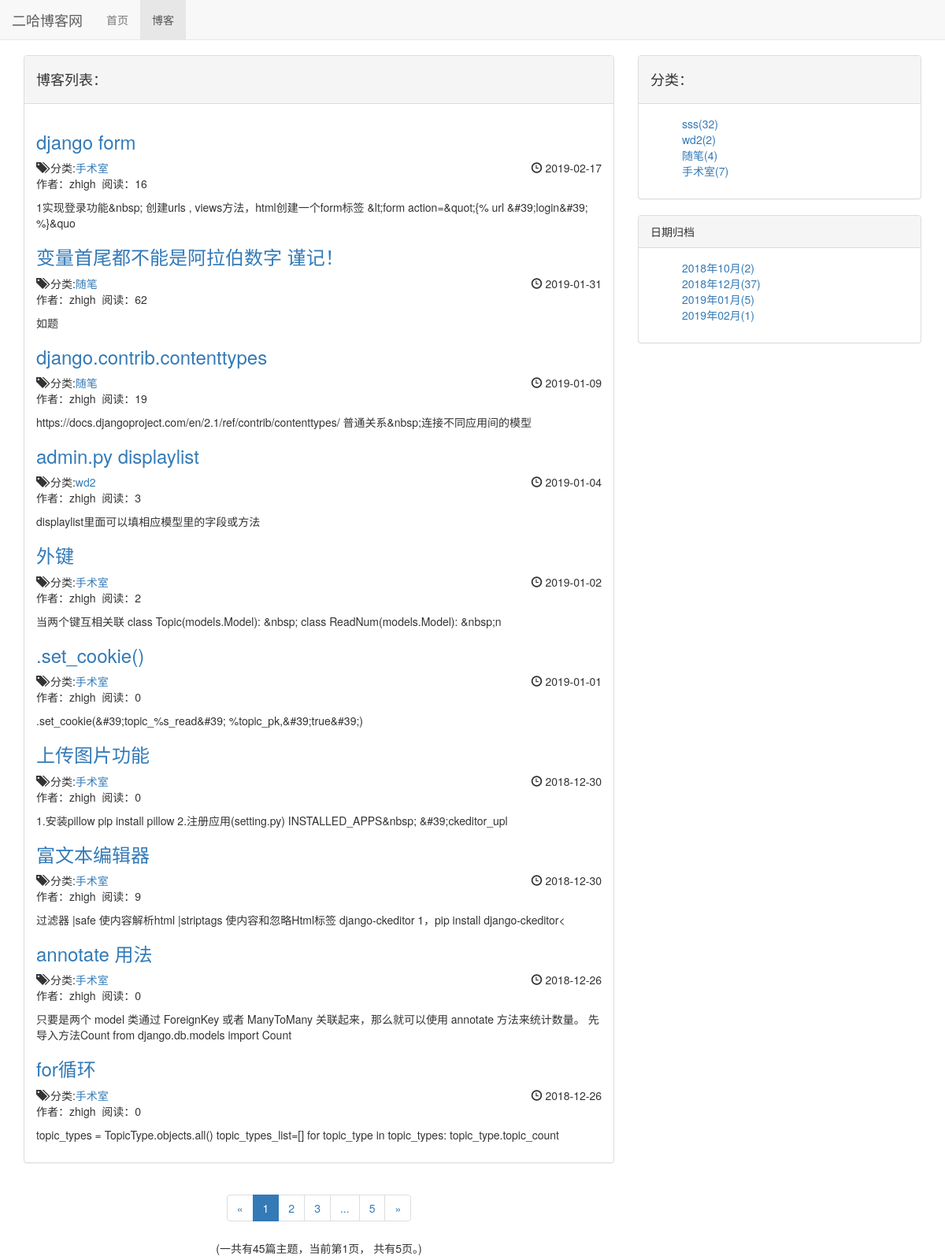
Page /topics/ on the committed database.
### learning/models.py (models this page shows, shortened)
class Topic(models.Model,ReadNumExpandMethod):
    title = models.CharField(max_length=50)
    Topic_Type = models.ForeignKey(TopicType,on_delete = models.DO_NOTHING)
    content = RichTextUploadingField()
    author = models.ForeignKey(User,on_delete=models.DO_NOTHING)
    read_details = GenericRelation(ReadDetail)
    create_time = models.DateTimeField(auto_now_add=True)
    last_update_time = models.DateTimeField(auto_now_add=True)
    class Meta:
        ordering = ['-create_time']

class TopicType(models.Model):
    type_name = models.CharField(max_length=15)
    def __str__(self):
        return self.type_name

### read_statistics/models.py (models this page shows)
class ReadNum(models.Model):
    read_num = models.IntegerField(default=0)
    content_type = models.ForeignKey(ContentType, on_delete=models.DO_NOTHING)
    object_id = models.PositiveIntegerField()
    content_object = GenericForeignKey('content_type', 'object_id')

### learning/views.py (the view)
# urls.py: path('',views.topic_list,name='topic_list'),
def topic_list(request):
    topics_all_list= Topic.objects.all()
    context = get_topic_list_common_data(request,topics_all_list)
    return render(request,'topic_list.html',context)

### read_statistics/models.py (called while the page is built)
    def get_read_num(self):
        try:
            ct = ContentType.objects.get_for_model(self)
            readnum = ReadNum.objects.get(content_type=ct, object_id=self.pk)
            return readnum.read_num
        except exceptions.ObjectDoesNotExist:
            return 0

### learning/templates/topic_list.html (shortened to what this page needs)
{% extends "base.html" %}
{% load static %}
{% block nav_topic_active %}active{% endblock %}
{% block css %}
<link rel="stylesheet" href="{% static 'learning/topic_list.css' %}">
{% endblock css %}
{% block content%}
  <div class="container">
    <div class="row">
      <div class="col-md-8">
        <div class="panel panel-default">
          <div class="panel-heading">
            <h3 class="panel-title">
              {% block topic_list_title %}
                <h4>博客列表：</h4>
              {% endblock topic_list_title %}
            </h3>
          </div>
          <div class="panel-body">
            <p>
            {%for topic in page_of_topics%}
              <div class="topic">
                <a href="{% url 'topic_detail' topic.pk %}">
                  <h3>{{ topic.title }}</h3>
                </a>
                <div class="topic-info">
                  <span class="glyphicon glyphicon-tags" aria-hidden="true"></span>
                  分类:<a href="{% url 'topics_with_type' topic.Topic_Type.pk %}">{{topic.Topic_Type}}</a>
                  <div style="display: inline-block;float: right;">
                    <span class="glyphicon glyphicon-time" aria-hidden="true"></span>
                    {{topic.create_time|date:"Y-m-d"}}
                  </div>
                </div>
                <p>作者：{{topic.author}} &nbsp;阅读：{{topic.get_read_num}}</p>
                <p>{{topic.content|truncatechars:120|striptags}}</p>
              </div>
            {%empty%}
              <div class="topic">
                <p>暂无博客</p>
              </div>
            {% endfor %}
            </p>
          </div>
        </div>
        <div class="paginator">
          <div aria-label="Page navigation">
            <ul class="pagination">
              <li>
                {% if page_of_topics.has_previous %}
                  <a href="?page={{page_of_topics.previous_page_number}}" aria-label="Previous">
                    <span aria-hidden="true">&laquo;</span>
                  </a>
                {% else %}
                  <span aria-hidden="true">&laquo;</span>
                {% endif %}
              </li>
              {% for page_num in current_page_range %}
                {% if page_num == page_of_topics.number %}
                  <li class="active"><span>{{page_num}}</span></li>
                {%else%}
                  {% if page_num == '...' %}
                     <li><span>{{page_num}}</span></li>
                  {% else %}
                    <li><a href="?page={{page_num}}">{{page_num}}</a></li>
                  {% endif %}
                {% endif %}
              {% endfor %}
              <li>
                {% if page_of_topics.has_next %}
                  <a href="?page={{page_of_topics.next_page_number}}" aria-label="Next">
                    <span aria-hidden="true">&raquo;</span>
                  </a>
                {% else %}
                  <span aria-hidden="true">&raquo;</span>
                {% endif %}
              </li>
            </ul>
            <div class="abc">(一共有{{topics|length}}篇主题，当前第{{page_of_topics.number}}页，
            共有{{page_of_topics.paginator.num_pages}}页。)
            </div>
          </div>
        </div>
      </div>
      <div class="col-md-4">
        <div class="panel panel-default">
          <div class="panel-heading">
            <h3 class="panel-title">
              <h4>分类：</h4>
            </h3>
          </div>
          <div class="panel-body">
            <ul>
            {% for topic_type in topic_types %}
              <li>
                <a href="{% url 'topics_with_type' topic_type.pk %}">{{topic_type.type_name}}({{topic_type.topic_count}})</a>
              </li>
            {% empty %}
              <li>暂无分类</li>
            {% endfor %}
          </ul>
          </div>
        </div>
        <div class="panel panel-default">
          <div class="panel-heading">日期归档</div>
          <div class="panel-body">
            <ul>
              {% for topic_date,topic_count in topic_dates.items %}
                <a href="{% url 'topics_with_date' topic_date.year topic_date.month %}">
                  <li>{{topic_date|date:"Y年m月"}}({{topic_count}})</li>
                </a>
              {% endfor %}
            </ul>
          </div>
        </div>
      </div>
    </div>
  </div>
{% endblock content%}

### templates/base.html (shortened to what this page needs)
{% load staticfiles %}
<!DOCTYPE html>
<html lang="zh-CN">
<head>
    <link rel="stylesheet" href="{% static 'bootstrap-3.3.7/css/bootstrap.min.css' %}">
    <link rel="stylesheet" href="{% static 'main.css' %}">
    {% block css %}{% endblock css %}
</head>
<body>
    <div class="navbar navbar-default navbar-fixed-top" role="navigation">
        <div class="container-fluid">
            <div class="navbar-header">
                <a class="navbar-brand" href="/">二哈博客网</a>
            </div>
            <div class="collapse navbar-collapse" id="bs-example-navbar-collapse-1">
                <ul class="nav navbar-nav">
                    <li class="{% block nav_home_active %}{% endblock %}">
                        <a href="/">首页</a>
                    </li>
                    <li class="{% block nav_topic_active %}{% endblock %}">
                        <a href="{% url 'topic_list' %}">博客</a>
                    </li>
                </ul>
            </div>
        </div>
    </div>
    <div class="content">
        {% block content%}
        {% endblock content%}
    </div>
</body>
</html>

### static/main.css (style rules this page uses)
ul { list-style-type: none; }
.content { margin-top: 70px; }

### static/learning/topic_list.css (style rules this page uses)
.paginator { text-align: center; }

### rows in the picture
Topic: title "django form", Topic_Type "手术室", create_time "2019-02-17", author "zhigh", get_read_num "16", content "1实现登录功能&nbsp; 创建urls , views方法，html创建一个form标签 &lt;form action=&quot;{% url &#39;login&#39; %}&quo"
Topic: title "变量首尾都不能是阿拉伯数字 谨记！", Topic_Type "随笔", create_time "2019-01-31", author "zhigh", get_read_num "62", content "如题"
Topic: title "django.contrib.contenttypes", Topic_Type "随笔", create_time "2019-01-09", author "zhigh", get_read_num "19", content "https://docs.djangoproject.com/en/2.1/ref/contrib/contenttypes/ 普通关系&nbsp;连接不同应用间的模型"
Topic: title "admin.py displaylist", Topic_Type "wd2", create_time "2019-01-04", author "zhigh", get_read_num "3", content "displaylist里面可以填相应模型里的字段或方法"
Topic: title "外键", Topic_Type "手术室", create_time "2019-01-02", author "zhigh", get_read_num "2", content "当两个键互相关联 class Topic(models.Model): &nbsp; class ReadNum(models.Model): &nbsp;n"
Topic: title ".set_cookie()", Topic_Type "手术室", create_time "2019-01-01", author "zhigh", get_read_num "0", content ".set_cookie(&#39;topic_%s_read&#39; %topic_pk,&#39;true&#39;)"
Topic: title "上传图片功能", Topic_Type "手术室", create_time "2018-12-30", author "zhigh", get_read_num "0", content "1.安装pillow pip install pillow 2.注册应用(setting.py) INSTALLED_APPS&nbsp; &#39;ckeditor_upl"
Topic: title "富文本编辑器", Topic_Type "手术室", create_time "2018-12-30", author "zhigh", get_read_num "9", content "过滤器 |safe 使内容解析html |striptags 使内容和忽略Html标签 django-ckeditor 1，pip install django-ckeditor<"
Topic: title "annotate 用法", Topic_Type "手术室", create_time "2018-12-26", author "zhigh", get_read_num "0", content "只要是两个 model 类通过 ForeignKey 或者 ManyToMany 关联起来，那么就可以使用 annotate 方法来统计数量。 先导入方法Count from django.db.models import Count"
Topic: title "for循环", Topic_Type "手术室", create_time "2018-12-26", author "zhigh", get_read_num "0", content "topic_types = TopicType.objects.all() topic_types_list=[] for topic_type in topic_types: topic_type.topic_count"
TopicType: type_name "sss", topic_count "32"
TopicType: type_name "wd2", topic_count "2"
TopicType: type_name "随笔", topic_count "4"
TopicType: type_name "手术室", topic_count "7"

### other values in the picture
{{ page_num }} "1"
{{ page_num }} "2" "3" "5"
{{ page_num }} "..."
{{ topics|length }} "45"
{{ page_of_topics.number }} "1"
{{ page_of_topics.paginator.num_pages }} "5"
{{ topic_date|date:"Y年m月" }} "2018年10月" "2018年12月" "2019年01月" "2019年02月"
{{ topic_count }} "2" "37" "5" "1"
